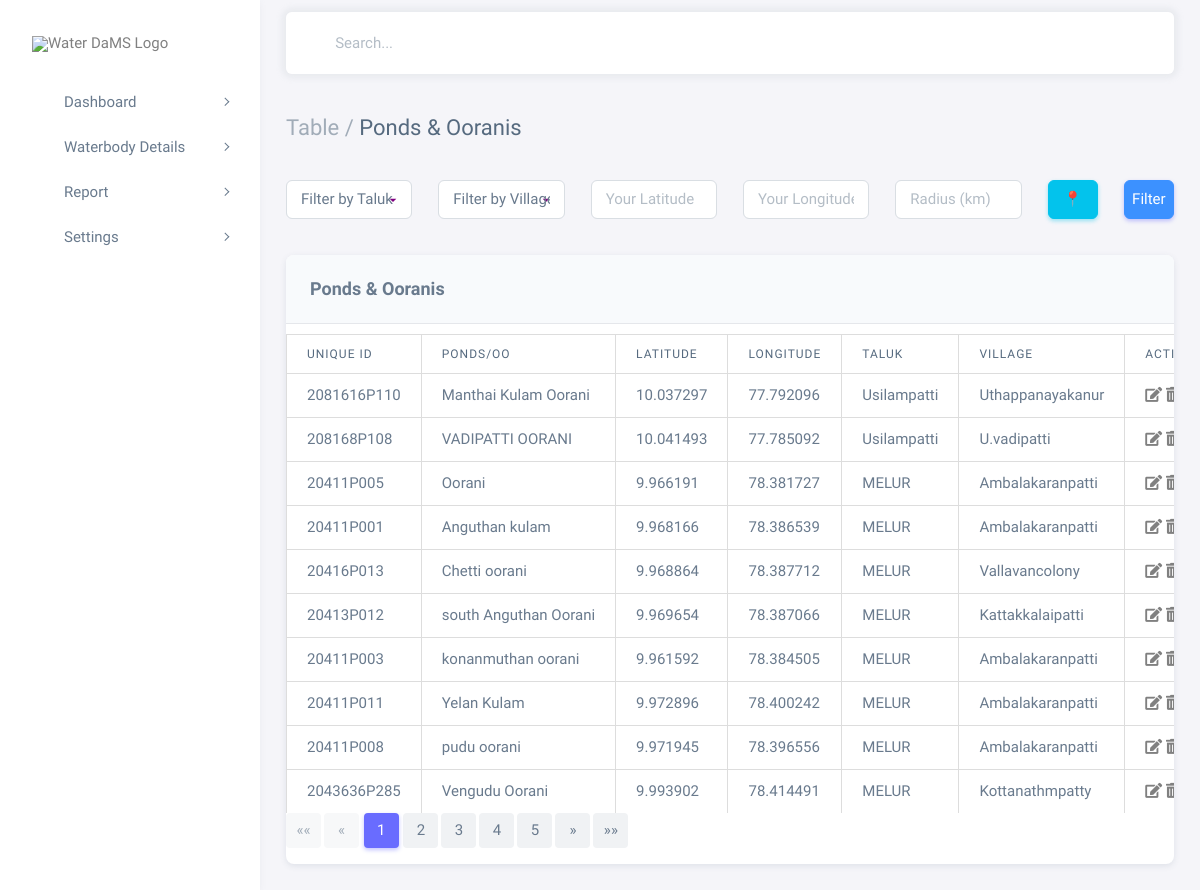
/govwb/, run on the app's committed database.
### waterbodies_app/models.py (models this page shows, shortened)
class PoOwaterbody(models.Model):
    unique_id = models.CharField(max_length=255)
    ponds_oo = models.CharField(max_length=255, null=True, blank=True)
    latitude = models.DecimalField(max_digits=9, decimal_places=6)
    longitude = models.DecimalField(max_digits=9, decimal_places=6)
    taluk = models.CharField(max_length=255, null=True, blank=True)
    block = models.CharField(max_length=255, null=True, blank=True)
    panchayat = models.CharField(max_length=255, null=True, blank=True)
    village = models.CharField(max_length=255, null=True, blank=True)
    pond_type = models.CharField(max_length=255, null=True, blank=True)
    cap_mcm = models.DecimalField(max_digits=10, decimal_places=4, null=True, blank=True)
    fpl_m = models.DecimalField(max_digits=5, decimal_places=2, null=True, blank=True)
    mwl_m = models.DecimalField(max_digits=5, decimal_places=2, null=True, blank=True)
    pbl_m = models.DecimalField(max_digits=5, decimal_places=2, null=True, blank=True)
    sto_dep_m = models.DecimalField(max_digits=5, decimal_places=2, null=True, blank=True)
    catchment = models.DecimalField(max_digits=10, decimal_places=4, null=True, blank=True)
    wat_spr_ar = models.DecimalField(max_digits=10, decimal_places=4, null=True, blank=True)
    bund_len_m = models.DecimalField(max_digits=10, decimal_places=4, null=True, blank=True)
    dis_cusecs = models.DecimalField(max_digits=10, decimal_places=4, null=True, blank=True)

### waterbodies_app/views.py (the view, shortened to what this page needs)
# urls.py: path('govwb/', tabledesign, name='govwb'),
def tabledesign(request):
    filter_form = WaterbodyFilterForm(request.GET or None)
    waterbodies_list = PoOwaterbody.objects.all()
    latitude = request.GET.get('latitude', '')
    longitude = request.GET.get('longitude', '')
    radius = request.GET.get('radius', '')
    paginator = Paginator(waterbodies_list, 10)
    page_number = request.GET.get('page')
    waterbodies = paginator.get_page(page_number)
    forms = {waterbody.id: PoOwaterbodyForm(instance=waterbody) for waterbody in waterbodies}
    context = {
        'waterbodies': waterbodies,
        'forms': forms,
        'filter_form': filter_form,
    }
    return render(request, 'govwbtable.html', context)

### waterbodies_app/views.py
class WaterbodyFilterForm(forms.Form):
    taluk = forms.ChoiceField(
        choices=[('', 'All Taluks')] + [(t, t) for t in PoOwaterbody.objects.values_list('taluk', flat=True).distinct()],
        required=False,
        label="Taluk"
    )
    village = forms.ChoiceField(
        choices=[('', 'All Villages')] + [(v, v) for v in PoOwaterbody.objects.values_list('village', flat=True).distinct()],
        required=False,
        label="Village"
    )

### templates/govwbtable.html (shortened to what this page needs)
<!DOCTYPE html>
{%load static%}
<html
class="light-style layout-menu-fixed layout-compact"
dir="ltr"
data-theme="theme-default"
data-assets-path="{% static 'assets/' %}"
data-template="vertical-menu-template-free">
<!DOCTYPE html>
<html lang="en" class="light-style layout-wide customizer-hide" dir="ltr" data-theme="theme-default">
<head>
    {% load static %}
    <link rel="stylesheet" href="https://cdnjs.cloudflare.com/ajax/libs/font-awesome/5.15.4/css/all.min.css">
    <link rel="stylesheet" href="{% static 'assets/vendor/fonts/boxicons.css' %}"/>
    <link rel="stylesheet" href="{% static 'assets/vendor/css/core.css' %}" class="template-customizer-core-css"/>
    <link rel="stylesheet" href="{% static 'assets/vendor/css/theme-default.css' %}" class="template-customizer-theme-css"/>
    <link rel="stylesheet" href="{% static 'assets/css/demo.css' %}"/>
    <link rel="stylesheet" href="{% static 'assets/vendor/libs/perfect-scrollbar/perfect-scrollbar.css' %}"/>
    <link rel="stylesheet" href="{% static 'assets/vendor/css/pages/page-auth.css' %}"/>
    <link rel="stylesheet" href="https://cdn.jsdelivr.net/npm/bootstrap-icons/font/bootstrap-icons.css">
</head>
  <body>
    <div class="layout-wrapper layout-content-navbar">
      <div class="layout-container">
        <aside id="layout-menu" class="layout-menu menu-vertical menu bg-menu-theme">
          <div class="app-brand demo">
            <a href="{% url 'analytics' %}" class="app-brand-link">
              <span class="app-brand-logo demo">
                <img src="{% static 'image/waterdams.png' %}" alt="Water DaMS Logo" style="width: 150px; height: auto;">
              </span>
            </a>
          </div>
          <ul class="menu-inner py-1">
          <li class="menu-item">
              <a href="javascript:void(0);" class="menu-link menu-toggle">
                <i class="menu-icon tf-icons bx bx-shield"></i>
                <div data-i18n="Layouts">Dashboard</div>
              </a>
            </li>
            <li class="menu-item">
              <a href="javascript:void(0);" class="menu-link menu-toggle">
                <i class="menu-icon tf-icons bx bx-water"></i>
                <div data-i18n="Layouts">Waterbody Details</div>
              </a>
            </li>
            <li class="menu-item">
              <a href="javascript:void(0);" class="menu-link menu-toggle">
                <i class="menu-icon tf-icons bx bx-shield"></i>
                <div data-i18n="Layouts">Report</div>
              </a>
            </li>
            <li class="menu-item">
              <a href="javascript:void(0);" class="menu-link menu-toggle">
                <i class="menu-icon tf-icons bx bx-cog"></i>
                <div data-i18n="Layouts">Settings</div>
              </a>
            </li>
          </ul>
        </aside>
        <div class="layout-page">
          <nav
            class="layout-navbar container-xxl navbar navbar-expand-xl navbar-detached align-items-center bg-navbar-theme"
            id="layout-navbar">
            <div class="navbar-nav-right d-flex align-items-center" id="navbar-collapse">
              <div class="navbar-nav align-items-center">
                <div class="nav-item d-flex align-items-center">
                  <i class="bx bx-search fs-4 lh-0"></i>
                  <input
                    type="text"
                    class="form-control border-0 shadow-none ps-1 ps-sm-2"
                    placeholder="Search..."
                    aria-label="Search..." />
                </div>
              </div>
            </div>
          </nav>
          <div class="content-wrapper">
            <div class="container-xxl flex-grow-1 container-p-y">
                <h4 class="py-3 mb-4"><span class="text-muted fw-light">Table /</span> Ponds & Ooranis</h4>
                <form method="get" id="filter-form">
                  <div class="row mb-3">
                      <div class="col-md-2">
                          <select name="taluk" class="form-control">
                              <option value="">Filter by Taluk</option>
                          </select>
                      </div>
                      <div class="col-md-2">
                          <select name="village" class="form-control">
                              <option value="">Filter by Village</option>
                          </select>
                      </div>
                      <div class="col-md-2">
                          <input type="text" name="latitude" id="latitude" placeholder="Your Latitude"
                                 value="{{ request.GET.latitude }}" class="form-control" readonly>
                      </div>
                      <div class="col-md-2">
                          <input type="text" name="longitude" id="longitude" placeholder="Your Longitude"
                                 value="{{ request.GET.longitude }}" class="form-control" readonly>
                      </div>
                      <div class="col-md-2">
                          <input type="text" name="radius" placeholder="Radius (km)"
                                 value="{{ request.GET.radius }}" class="form-control">
                      </div>
                      <div class="col-md-1">
                          <button type="button" class="btn btn-info w-100" id="get-location">📍</button>
                      </div>
                      <div class="col-md-1">
                          <button type="submit" class="btn btn-primary w-100">Filter</button>
                      </div>
                  </div>
              </form>
                <div class="card">
                    <h5 class="card-header">Ponds & Ooranis</h5>
                    <div class="table-responsive text-nowrap">
                        <table class="table">
                            <thead>
                                <tr class="text-nowrap">
                                    <th>Unique ID</th>
                                    <th>Ponds/Oo</th>
                                    <th>Latitude</th>
                                    <th>Longitude</th>
                                    <th>Taluk</th>
                                    <th>Village</th>
                                    <th>Actions</th>
                                </tr>
                            </thead>
                            <tbody class="table-border-bottom-0">
                                {% for waterbody in waterbodies %}
                                <tr>
                                    <td>{{ waterbody.unique_id }}</td>
                                    <td>{{ waterbody.ponds_oo }}</td>
                                    <td>{{ waterbody.latitude }}</td>
                                    <td>{{ waterbody.longitude }}</td>
                                    <td>{{ waterbody.taluk }}</td>
                                    <td>{{ waterbody.village }}</td>
                                    <td>
                                        <a href="#" data-bs-toggle="modal" data-bs-target="#updateModal{{ waterbody.id }}">
                                          <i class="fas fa-edit"></i>
                                      </a>
                                      <a href="#"  data-bs-toggle="modal" data-bs-target="#deleteModal{{ waterbody.id }}">
                                          <i class="fas fa-trash-alt"></i>
                                      </a>
                                    </td>
                                </tr>
                                {% endfor %}
                            </tbody>
                        </table>
                    </div>
                            <div class="pagination">
                              <ul class="pagination">
                                  {% if waterbodies.has_previous %}
                                      <li class="page-item">
                                          <a class="page-link" href="?page=1&{{ request.GET.urlencode }}" aria-label="First">
                                              <span aria-hidden="true">&laquo;&laquo;</span>
                                          </a>
                                      </li>
                                      <li class="page-item">
                                          <a class="page-link" href="?page={{ waterbodies.previous_page_number }}&{{ request.GET.urlencode }}" aria-label="Previous">
                                              <span aria-hidden="true">&laquo;</span>
                                          </a>
                                      </li>
                                  {% else %}
                                      <li class="page-item disabled">
                                          <span class="page-link">&laquo;&laquo;</span>
                                      </li>
                                      <li class="page-item disabled">
                                          <span class="page-link">&laquo;</span>
                                      </li>
                                  {% endif %}
                                  {% for num in waterbodies.paginator.page_range %}
                                      {% if waterbodies.number == num %}
                                          <li class="page-item active"><span class="page-link">{{ num }}</span></li>
                                      {% elif num > waterbodies.number|add:'-5' and num < waterbodies.number|add:'5' %}
                                          <li class="page-item">
                                              <a class="page-link" href="?page={{ num }}&{{ request.GET.urlencode }}">{{ num }}</a>
                                          </li>
                                      {% endif %}
                                  {% endfor %}
                                  {% if waterbodies.has_next %}
                                      <li class="page-item">
                                          <a class="page-link" href="?page={{ waterbodies.next_page_number }}&{{ request.GET.urlencode }}" aria-label="Next">
                                              <span aria-hidden="true">&raquo;</span>
                                          </a>
                                      </li>
                                      <li class="page-item">
                                          <a class="page-link" href="?page={{ waterbodies.paginator.num_pages }}&{{ request.GET.urlencode }}" aria-label="Last">
                                              <span aria-hidden="true">&raquo;&raquo;</span>
                                          </a>
                                      </li>
                                  {% endif %}
                              </ul>
                          </div>
                </div>
            </div>
        </div>
  </body>
</html>

### static/assets/css/demo.css (style rules this page uses)
.menu .app-brand.demo { height: 64px; margin-top: 12px; }
.card-header { font-weight: 600; background-color: #f8fafc; border-bottom: 1px solid #e5e7eb; }
select { width: 220px; padding: 12px; font-size: 16px; border-radius: 10px; border: 2px solid #6a1b9a; background-color: #f0f0f0; color: #444; appearance: none; cursor: pointer; outline: none; }
select { background-repeat: no-repeat; background-position: right 10px center; background-size: 16px; }
option { padding: 10px; margin-bottom: 5px; }
select option:not(:last-child) { margin-bottom: 10px; }
select { width: 200px; padding: 10px; font-size: 16px; margin-bottom: 20px; border-radius: 5px; border: 1px solid #ccc; }
table { width: 100%; border-collapse: collapse; margin-top: 10px; }
th, td { padding: 12px; border: 1px solid #ddd; text-align: left; }
th { background-color: #f4f4f4; }

### data on the page
PoOwaterbody: unique_id "2081616P110", ponds_oo "Manthai Kulam Oorani", latitude "10.037297", longitude "77.792096", taluk "Usilampatti", village "Uthappanayakanur"
PoOwaterbody: unique_id "208168P108", ponds_oo "VADIPATTI OORANI", latitude "10.041493", longitude "77.785092", taluk "Usilampatti", village "U.vadipatti"
PoOwaterbody: unique_id "20411P005", ponds_oo "Oorani", latitude "9.966191", longitude "78.381727", taluk "MELUR", village "Ambalakaranpatti"
PoOwaterbody: unique_id "20411P001", ponds_oo "Anguthan kulam", latitude "9.968166", longitude "78.386539", taluk "MELUR", village "Ambalakaranpatti"
PoOwaterbody: unique_id "20416P013", ponds_oo "Chetti oorani", latitude "9.968864", longitude "78.387712", taluk "MELUR", village "Vallavancolony"
PoOwaterbody: unique_id "20413P012", ponds_oo "south Anguthan Oorani", latitude "9.969654", longitude "78.387066", taluk "MELUR", village "Kattakkalaipatti"
PoOwaterbody: unique_id "20411P003", ponds_oo "konanmuthan oorani", latitude "9.961592", longitude "78.384505", taluk "MELUR", village "Ambalakaranpatti"
PoOwaterbody: unique_id "20411P011", ponds_oo "Yelan Kulam", latitude "9.972896", longitude "78.400242", taluk "MELUR", village "Ambalakaranpatti"
PoOwaterbody: unique_id "20411P008", ponds_oo "pudu oorani", latitude "9.971945", longitude "78.396556", taluk "MELUR", village "Ambalakaranpatti"
PoOwaterbody: unique_id "2043636P285", ponds_oo "Vengudu Oorani", latitude "9.993902", longitude "78.414491", taluk "MELUR", village "Kottanathmpatty"

### other printed values
{{ num }} "1"
{{ num }} "2" "3" "4" "5"
